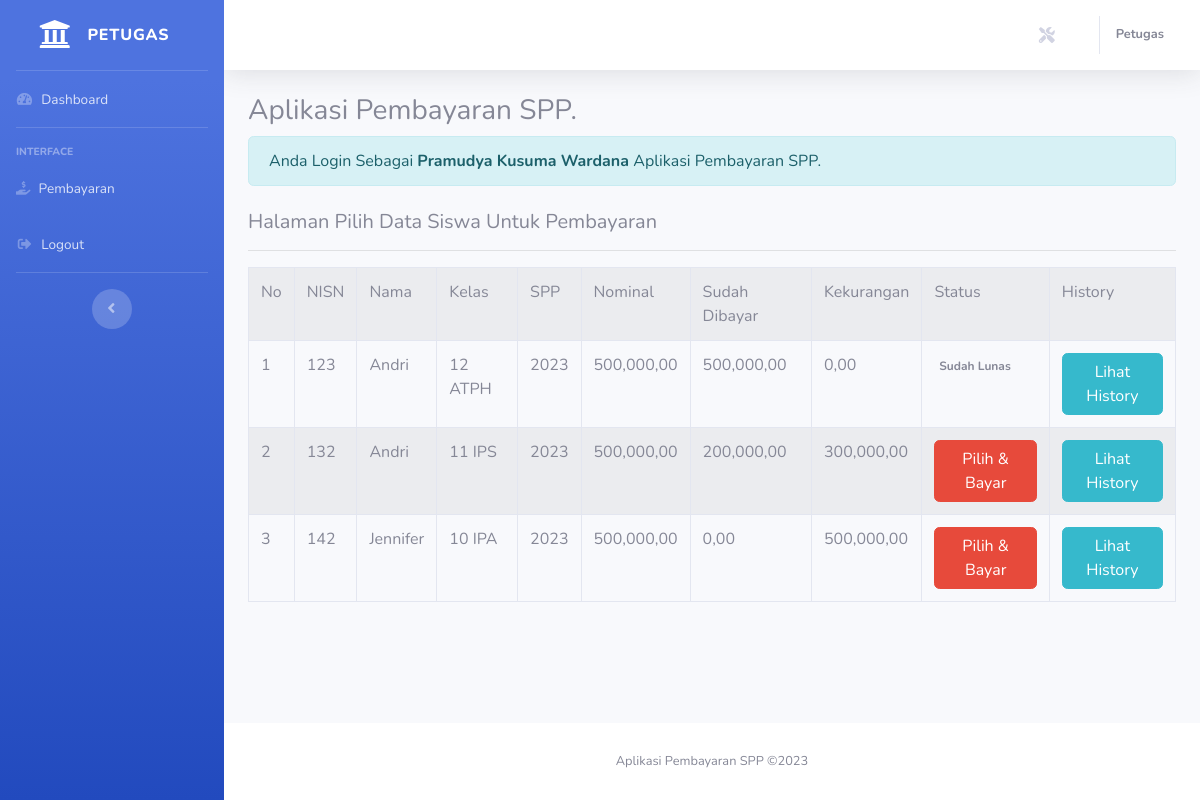
/petugas/petugas.php?url=pembayaran (signed in), run on the app's committed database.
### tables this page shows
CREATE TABLE `siswa` (
  `nisn` char(10) NOT NULL,
  `nis` char(8) NOT NULL,
  `nama` varchar(35) NOT NULL,
  `id_kelas` int(11) NOT NULL,
  `alamat` text NOT NULL,
  `no_telp` varchar(13) NOT NULL,
  `id_spp` int(11) NOT NULL
);

CREATE TABLE `kelas` (
  `id_kelas` int(11) NOT NULL,
  `nama_kelas` varchar(10) NOT NULL,
  `kompetensi_keahlian` varchar(50) NOT NULL
);

CREATE TABLE `spp` (
  `id_spp` int(11) NOT NULL,
  `tahun` int(11) NOT NULL,
  `nominal` int(11) NOT NULL
);

### petugas/pembayaran.php (the view)
<h5>Halaman Pilih Data Siswa Untuk Pembayaran</h5>
<hr>
<table class="table table-striped table-bordered">
    <tr class="fw-bold">
        <td>No</td>
        <td>NISN</td>
        <td>Nama</td>
        <td>Kelas</td>
        <td>SPP</td>
        <td>Nominal</td>
        <td>Sudah Dibayar</td>
        <td>Kekurangan</td>
        <td>Status</td>
        <td>History</td>
    </tr>
    <?php
        include'../koneksi.php';
        $no = 1;
        $sql = "SELECT*FROM siswa,spp,kelas WHERE siswa.id_kelas=kelas.id_kelas AND siswa.id_spp=spp.id_spp ORDER BY nama ASC";
        $query = mysqli_query($koneksi, $sql);
        foreach ($query as $data ){
            $data_pembayaran = mysqli_query($koneksi, "SELECT SUM(jumlah_bayar) as jumlah_bayar FROM pembayaran WHERE nisn='$data[nisn]'");
            $data_pembayaran = mysqli_fetch_array($data_pembayaran);
            $sudah_bayar = $data_pembayaran['jumlah_bayar'];
            $kekurangan = $data['nominal']-$data_pembayaran['jumlah_bayar'];
            ?>
            <tr>
                <td><?php echo $no++; ?></td>
                <td><?php echo $data['nisn'] ?></td>
                <td><?php echo $data['nama'] ?></td>
                <td><?php echo $data['nama_kelas'] ?></td>
                <td><?php echo $data['tahun'] ?></td>
                <td><?php echo number_format($data['nominal'],2,',',',') ;?></td>
                <td><?php echo number_format($sudah_bayar,2,',',',') ;?></td>
                <td><?php echo number_format($kekurangan,2,',',',') ;?></td>
                <td>
                    <?php
                    if($kekurangan==0){
                        echo"<span class='badge text-bg-success'> Sudah Lunas </span>";
                    }else{ ?>
                        <a href="?url=tambah-pembayaran&nisn=<?= $data['nisn'] ?>&kekurangan=<?= $kekurangan ?>" class="btn btn-danger"> Pilih & Bayar </a>
                   <?php  } ?>
                </td>
                <td>
                    <a href="?url=history-pembayaran&nisn=<?= $data['nisn'] ?>" class='btn btn-info'> Lihat History </a>
                </td>
            </tr>
      <?php } ?>
</table>

### data on the page
siswa: nisn "123", nama "Andri", id_kelas.nama_kelas "12 ATPH", id_spp.tahun "2023", id_spp.nominal "500,000,00", sudah_bayar "500,000,00", kekurangan "0,00", shows "Sudah Lunas"
siswa: nisn "132", nama "Andri", id_kelas.nama_kelas "11 IPS", id_spp.tahun "2023", id_spp.nominal "500,000,00", sudah_bayar "200,000,00", kekurangan "300,000,00"
siswa: nisn "142", nama "Jennifer", id_kelas.nama_kelas "10 IPA", id_spp.tahun "2023", id_spp.nominal "500,000,00", sudah_bayar "0,00", kekurangan "500,000,00"

### other printed values
$_SESSION['level'] "Petugas"
$_SESSION['nama_petugas'] "Pramudya Kusuma Wardana"
